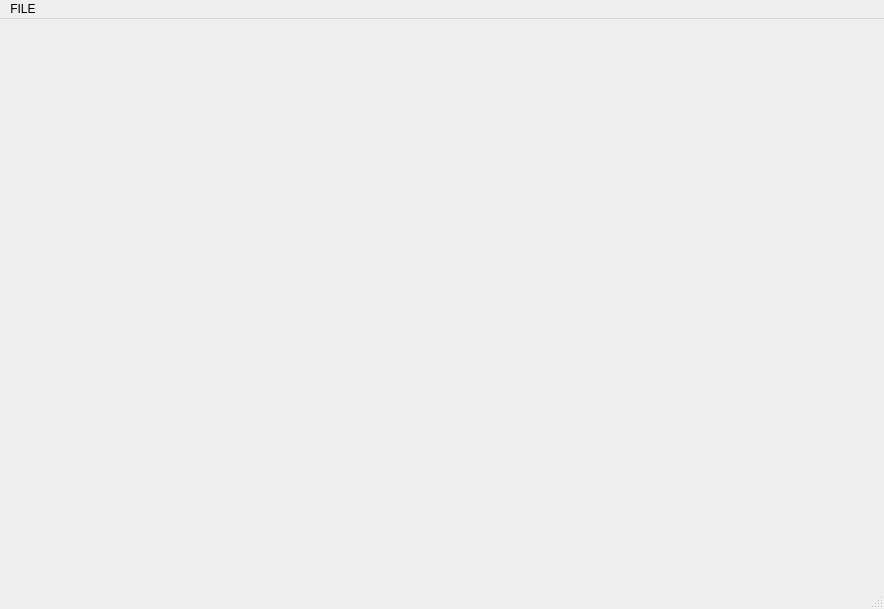
<?xml version="1.0" encoding="UTF-8"?>
<ui version="4.0">
 <class>ChessEditor</class>
 <widget class="QMainWindow" name="ChessEditor">
  <property name="geometry">
   <rect>
    <x>0</x>
    <y>0</y>
    <width>884</width>
    <height>609</height>
   </rect>
  </property>
  <property name="windowTitle">
   <string>ChessEditor</string>
  </property>
  <widget class="ChessView" name="chessView">
   <layout class="QHBoxLayout" name="horizontalLayout"/>
  </widget>
  <widget class="QMenuBar" name="menubar">
   <property name="geometry">
    <rect>
     <x>0</x>
     <y>0</y>
     <width>884</width>
     <height>23</height>
    </rect>
   </property>
   <widget class="QMenu" name="menuFILE">
    <property name="title">
     <string>FILE</string>
    </property>
    <addaction name="actionOpen"/>
    <addaction name="actionSave"/>
   </widget>
   <addaction name="menuFILE"/>
  </widget>
  <widget class="QStatusBar" name="statusbar"/>
  <action name="actionOpen">
   <property name="icon">
    <iconset resource="images.qrc">
     <normaloff>:/icons/open.png</normaloff>:/icons/open.png</iconset>
   </property>
   <property name="text">
    <string>Open</string>
   </property>
  </action>
  <action name="actionSave">
   <property name="icon">
    <iconset resource="images.qrc">
     <normaloff>:/icons/save.png</normaloff>:/icons/save.png</iconset>
   </property>
   <property name="text">
    <string>Save</string>
   </property>
  </action>
 </widget>
 <customwidgets>
  <customwidget>
   <class>ChessView</class>
   <extends>QWidget</extends>
   <header>chessview.h</header>
   <container>1</container>
   <slots>
    <signal>doubleClick()</signal>
    <slot>onDoubleClick()</slot>
   </slots>
  </customwidget>
 </customwidgets>
 <resources>
  <include location="images.qrc"/>
 </resources>
 <connections/>
</ui>
